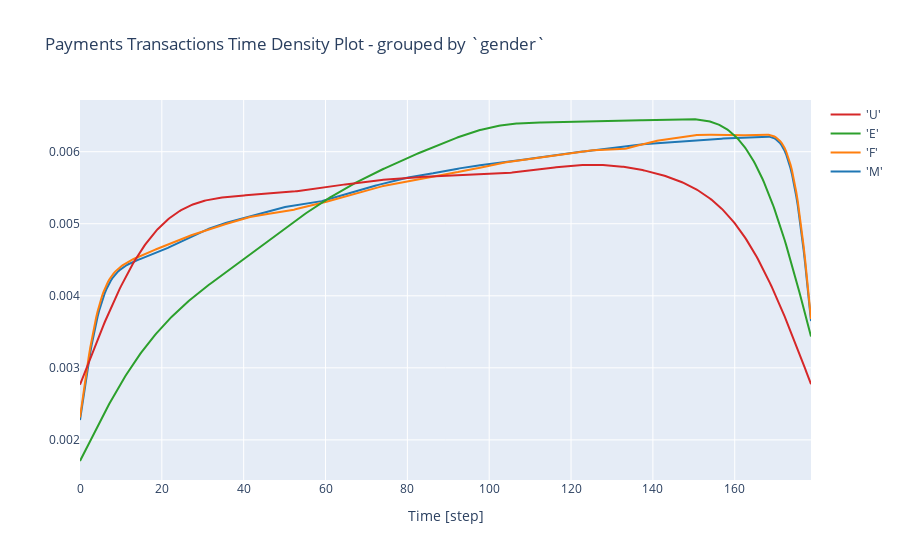

The cell this chart's notebook holds for it:
### Code cell
plot_distplot_grouped(data1, 'gender')

### Figure 1 — Plotly figure (JSON) as saved in the notebook; plotly's stock layout.template omitted (floating-point values rounded to 4 significant figures; data arrays with more than 128 entries replaced by an {"elided": "..."} marker saying what was removed)
{"data": [{"legendgroup": "'M'", "marker": {"color": "rgb(31, 119, 180)"}, "mode": "lines", "name": "'M'", "showlegend": true, "type": "scatter", "x": {"elided": "500 float values"}, "xaxis": "x", "y": {"elided": "500 float values"}, "yaxis": "y"}, {"legendgroup": "'F'", "marker": {"color": "rgb(255, 127, 14)"}, "mode": "lines", "name": "'F'", "showlegend": true, "type": "scatter", "x": {"elided": "500 float values"}, "xaxis": "x", "y": {"elided": "500 float values"}, "yaxis": "y"}, {"legendgroup": "'E'", "marker": {"color": "rgb(44, 160, 44)"}, "mode": "lines", "name": "'E'", "showlegend": true, "type": "scatter", "x": {"elided": "500 float values"}, "xaxis": "x", "y": {"elided": "500 float values"}, "yaxis": "y"}, {"legendgroup": "'U'", "marker": {"color": "rgb(214, 39, 40)"}, "mode": "lines", "name": "'U'", "showlegend": true, "type": "scatter", "x": {"elided": "500 float values"}, "xaxis": "x", "y": {"elided": "500 float values"}, "yaxis": "y"}], "layout": {"barmode": "overlay", "hovermode": "closest", "legend": {"traceorder": "reversed"}, "title": {"text": "Payments Transactions Time Density Plot - grouped by `gender`"}, "xaxis": {"anchor": "y2", "domain": [0, 1], "title": {"text": "Time [step]"}, "zeroline": false}, "yaxis": {"anchor": "free", "domain": [0, 1], "position": 0}}}
